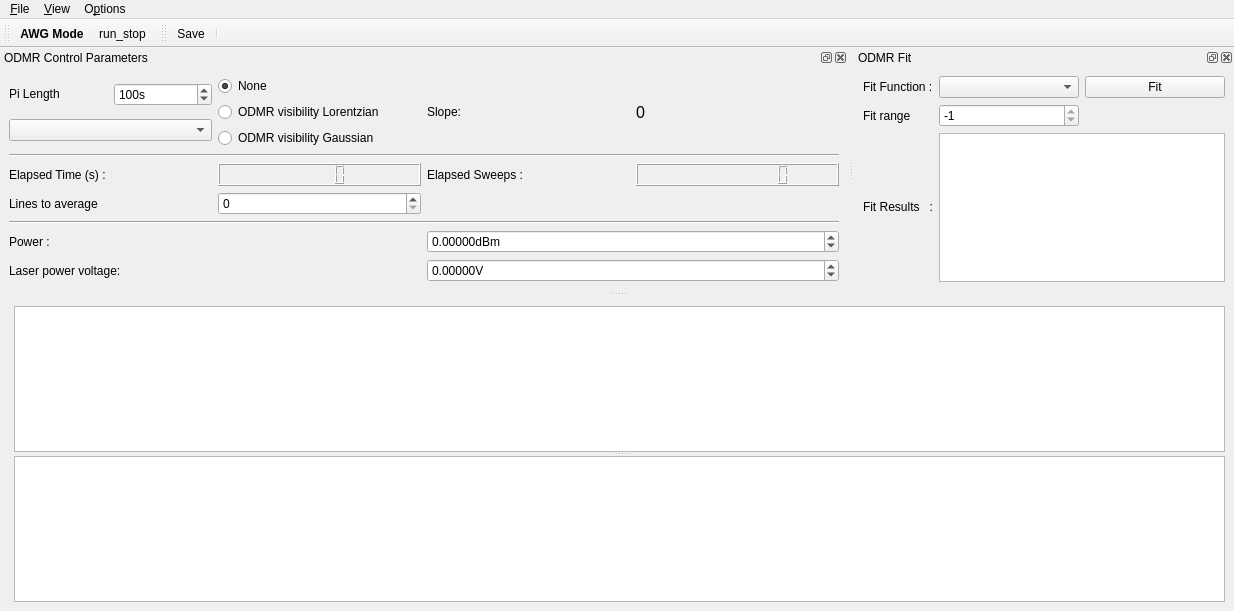
<?xml version="1.0" encoding="UTF-8"?>
<ui version="4.0">
 <class>MainWindow</class>
 <widget class="QMainWindow" name="MainWindow">
  <property name="geometry">
   <rect>
    <x>0</x>
    <y>0</y>
    <width>1234</width>
    <height>611</height>
   </rect>
  </property>
  <property name="contextMenuPolicy">
   <enum>Qt::DefaultContextMenu</enum>
  </property>
  <property name="windowTitle">
   <string>qudi: Pulsed ODMR</string>
  </property>
  <widget class="QWidget" name="centralwidget">
   <layout class="QGridLayout" name="gridLayout_3">
    <item row="0" column="0">
     <spacer name="horizontalSpacer">
      <property name="orientation">
       <enum>Qt::Horizontal</enum>
      </property>
      <property name="sizeHint" stdset="0">
       <size>
        <width>5</width>
        <height>20</height>
       </size>
      </property>
     </spacer>
    </item>
    <item row="0" column="1">
     <widget class="QSplitter" name="splitter">
      <property name="sizePolicy">
       <sizepolicy hsizetype="Preferred" vsizetype="Expanding">
        <horstretch>1</horstretch>
        <verstretch>0</verstretch>
       </sizepolicy>
      </property>
      <property name="orientation">
       <enum>Qt::Vertical</enum>
      </property>
      <widget class="PlotWidget" name="odmr_PlotWidget">
       <property name="sizePolicy">
        <sizepolicy hsizetype="Expanding" vsizetype="Expanding">
         <horstretch>1</horstretch>
         <verstretch>1</verstretch>
        </sizepolicy>
       </property>
      </widget>
      <widget class="PlotWidget" name="odmr_matrix_PlotWidget">
       <property name="sizePolicy">
        <sizepolicy hsizetype="Expanding" vsizetype="Expanding">
         <horstretch>1</horstretch>
         <verstretch>1</verstretch>
        </sizepolicy>
       </property>
      </widget>
     </widget>
    </item>
   </layout>
  </widget>
  <widget class="QMenuBar" name="menubar">
   <property name="geometry">
    <rect>
     <x>0</x>
     <y>0</y>
     <width>1234</width>
     <height>21</height>
    </rect>
   </property>
   <widget class="QMenu" name="menu_File">
    <property name="title">
     <string>&amp;File</string>
    </property>
    <addaction name="action_Save"/>
    <addaction name="action_Close"/>
   </widget>
   <widget class="QMenu" name="menu_Options">
    <property name="title">
     <string>O&amp;ptions</string>
    </property>
    <addaction name="action_FitSettings"/>
   </widget>
   <widget class="QMenu" name="menu_View">
    <property name="title">
     <string>&amp;View</string>
    </property>
    <addaction name="action_RestoreDefault"/>
   </widget>
   <addaction name="menu_File"/>
   <addaction name="menu_View"/>
   <addaction name="menu_Options"/>
  </widget>
  <widget class="QToolBar" name="toolBar">
   <property name="windowTitle">
    <string>toolBar</string>
   </property>
   <attribute name="toolBarArea">
    <enum>TopToolBarArea</enum>
   </attribute>
   <attribute name="toolBarBreak">
    <bool>false</bool>
   </attribute>
   <addaction name="actionAWG_Mode"/>
   <addaction name="action_run_stop"/>
  </widget>
  <widget class="QDockWidget" name="odmr_control_DockWidget">
   <property name="enabled">
    <bool>true</bool>
   </property>
   <property name="sizePolicy">
    <sizepolicy hsizetype="MinimumExpanding" vsizetype="Fixed">
     <horstretch>0</horstretch>
     <verstretch>0</verstretch>
    </sizepolicy>
   </property>
   <property name="minimumSize">
    <size>
     <width>562</width>
     <height>236</height>
    </size>
   </property>
   <property name="baseSize">
    <size>
     <width>0</width>
     <height>20</height>
    </size>
   </property>
   <property name="toolTip">
    <string/>
   </property>
   <property name="windowTitle">
    <string>ODMR Control Parameters</string>
   </property>
   <attribute name="dockWidgetArea">
    <number>4</number>
   </attribute>
   <widget class="QWidget" name="dockWidgetContents_3">
    <property name="sizePolicy">
     <sizepolicy hsizetype="Minimum" vsizetype="Minimum">
      <horstretch>0</horstretch>
      <verstretch>0</verstretch>
     </sizepolicy>
    </property>
    <layout class="QGridLayout" name="gridLayout">
     <item row="0" column="0">
      <layout class="QHBoxLayout" name="horizontalLayout_2">
       <item>
        <layout class="QVBoxLayout" name="verticalLayout_2">
         <item>
          <layout class="QHBoxLayout" name="horizontalLayout">
           <item>
            <widget class="QLabel" name="label">
             <property name="sizePolicy">
              <sizepolicy hsizetype="Minimum" vsizetype="Fixed">
               <horstretch>0</horstretch>
               <verstretch>0</verstretch>
              </sizepolicy>
             </property>
             <property name="text">
              <string>Pi Length</string>
             </property>
            </widget>
           </item>
           <item>
            <widget class="ScienDSpinBox" name="pi_half_DoubleSpinBox">
             <property name="sizePolicy">
              <sizepolicy hsizetype="Minimum" vsizetype="Fixed">
               <horstretch>0</horstretch>
               <verstretch>0</verstretch>
              </sizepolicy>
             </property>
             <property name="suffix">
              <string>s</string>
             </property>
             <property name="decimals">
              <number>0</number>
             </property>
             <property name="maximum">
              <double>1000000000.000000000000000</double>
             </property>
             <property name="singleStep">
              <double>1.000000000000000</double>
             </property>
             <property name="value">
              <double>100.000000000000000</double>
             </property>
            </widget>
           </item>
          </layout>
         </item>
         <item>
          <widget class="QComboBox" name="odmr_channel_ComboBox"/>
         </item>
        </layout>
       </item>
       <item>
        <layout class="QVBoxLayout" name="verticalLayout">
         <item>
          <widget class="QRadioButton" name="odmr_derivative_none_radioButton">
           <property name="toolTip">
            <string>&lt;html&gt;&lt;head/&gt;&lt;body&gt;&lt;p&gt;Plots the calculated visibility.&lt;/p&gt;&lt;/body&gt;&lt;/html&gt;</string>
           </property>
           <property name="text">
            <string>None</string>
           </property>
           <property name="checkable">
            <bool>true</bool>
           </property>
           <property name="checked">
            <bool>true</bool>
           </property>
           <property name="autoExclusive">
            <bool>true</bool>
           </property>
          </widget>
         </item>
         <item>
          <widget class="QRadioButton" name="odmr_derivative_lorentzian_radioButton">
           <property name="toolTip">
            <string>&lt;html&gt;&lt;head/&gt;&lt;body&gt;&lt;p&gt;Plots the calculated visibility.&lt;/p&gt;&lt;/body&gt;&lt;/html&gt;</string>
           </property>
           <property name="text">
            <string>ODMR visibility Lorentzian</string>
           </property>
           <property name="checkable">
            <bool>true</bool>
           </property>
           <property name="autoExclusive">
            <bool>true</bool>
           </property>
          </widget>
         </item>
         <item>
          <widget class="QRadioButton" name="odmr_derivative_gaussian_radioButton">
           <property name="toolTip">
            <string>&lt;html&gt;&lt;head/&gt;&lt;body&gt;&lt;p&gt;Plots the calculated visibility.&lt;/p&gt;&lt;/body&gt;&lt;/html&gt;</string>
           </property>
           <property name="text">
            <string>ODMR visibility Gaussian</string>
           </property>
           <property name="checkable">
            <bool>true</bool>
           </property>
           <property name="autoExclusive">
            <bool>true</bool>
           </property>
          </widget>
         </item>
        </layout>
       </item>
       <item>
        <widget class="QLabel" name="label_3">
         <property name="toolTip">
          <string>&lt;html&gt;&lt;head/&gt;&lt;body&gt;&lt;p&gt;&lt;br/&gt;&lt;/p&gt;&lt;/body&gt;&lt;/html&gt;</string>
         </property>
         <property name="text">
          <string>Slope:</string>
         </property>
        </widget>
       </item>
       <item>
        <widget class="QLabel" name="slope_label">
         <property name="font">
          <font>
           <family>MS Shell Dlg 2</family>
           <pointsize>12</pointsize>
           <weight>50</weight>
           <bold>false</bold>
          </font>
         </property>
         <property name="toolTip">
          <string>&lt;html&gt;&lt;head/&gt;&lt;body&gt;&lt;p&gt;&lt;span style=&quot; vertical-align:sub;&quot;&gt;Slope at the point chosen by the line on the visibility graph.&lt;/span&gt;&lt;/p&gt;&lt;/body&gt;&lt;/html&gt;</string>
         </property>
         <property name="text">
          <string>0</string>
         </property>
        </widget>
       </item>
      </layout>
     </item>
     <item row="1" column="0">
      <widget class="Line" name="line_2">
       <property name="minimumSize">
        <size>
         <width>0</width>
         <height>0</height>
        </size>
       </property>
       <property name="lineWidth">
        <number>1</number>
       </property>
       <property name="midLineWidth">
        <number>0</number>
       </property>
       <property name="orientation">
        <enum>Qt::Horizontal</enum>
       </property>
      </widget>
     </item>
     <item row="2" column="0">
      <layout class="QGridLayout" name="gridLayout_4">
       <item row="0" column="0">
        <widget class="QLabel" name="label_8">
         <property name="sizePolicy">
          <sizepolicy hsizetype="Minimum" vsizetype="Minimum">
           <horstretch>0</horstretch>
           <verstretch>0</verstretch>
          </sizepolicy>
         </property>
         <property name="text">
          <string>Elapsed Time (s) :</string>
         </property>
        </widget>
       </item>
       <item row="0" column="1">
        <widget class="QLCDNumber" name="elapsed_time_DisplayWidget">
         <property name="sizePolicy">
          <sizepolicy hsizetype="Minimum" vsizetype="Minimum">
           <horstretch>0</horstretch>
           <verstretch>0</verstretch>
          </sizepolicy>
         </property>
        </widget>
       </item>
       <item row="0" column="2">
        <widget class="QLabel" name="label_10">
         <property name="sizePolicy">
          <sizepolicy hsizetype="Minimum" vsizetype="Minimum">
           <horstretch>0</horstretch>
           <verstretch>0</verstretch>
          </sizepolicy>
         </property>
         <property name="text">
          <string>Elapsed Sweeps :</string>
         </property>
        </widget>
       </item>
       <item row="0" column="3">
        <widget class="QLCDNumber" name="elapsed_sweeps_DisplayWidget">
         <property name="digitCount">
          <number>10</number>
         </property>
        </widget>
       </item>
       <item row="1" column="0">
        <widget class="QLabel" name="average_label">
         <property name="text">
          <string>Lines to average</string>
         </property>
        </widget>
       </item>
       <item row="1" column="1">
        <widget class="QSpinBox" name="average_level_SpinBox">
         <property name="toolTip">
          <string>&lt;html&gt;&lt;head/&gt;&lt;body&gt;&lt;p&gt;Number of repetition of measurement to be done. '0' in AWG mode is measure until stopped.&lt;/p&gt;&lt;/body&gt;&lt;/html&gt;</string>
         </property>
         <property name="minimum">
          <number>0</number>
         </property>
         <property name="maximum">
          <number>100000000</number>
         </property>
         <property name="singleStep">
          <number>1</number>
         </property>
         <property name="value">
          <number>0</number>
         </property>
        </widget>
       </item>
      </layout>
     </item>
     <item row="3" column="0">
      <widget class="Line" name="line">
       <property name="orientation">
        <enum>Qt::Horizontal</enum>
       </property>
      </widget>
     </item>
     <item row="4" column="0">
      <layout class="QGridLayout" name="gridLayout_5">
       <item row="0" column="0">
        <widget class="QLabel" name="label_2">
         <property name="sizePolicy">
          <sizepolicy hsizetype="Minimum" vsizetype="Minimum">
           <horstretch>0</horstretch>
           <verstretch>0</verstretch>
          </sizepolicy>
         </property>
         <property name="text">
          <string>Power :</string>
         </property>
        </widget>
       </item>
       <item row="0" column="1">
        <widget class="ScienDSpinBox" name="sweep_power_DoubleSpinBox">
         <property name="sizePolicy">
          <sizepolicy hsizetype="Minimum" vsizetype="Fixed">
           <horstretch>0</horstretch>
           <verstretch>0</verstretch>
          </sizepolicy>
         </property>
         <property name="suffix">
          <string>dBm</string>
         </property>
         <property name="decimals">
          <number>5</number>
         </property>
         <property name="minimum">
          <double>-1000.000000000000000</double>
         </property>
         <property name="maximum">
          <double>100.000000000000000</double>
         </property>
        </widget>
       </item>
       <item row="1" column="0">
        <widget class="QLabel" name="label_4">
         <property name="sizePolicy">
          <sizepolicy hsizetype="Minimum" vsizetype="Minimum">
           <horstretch>0</horstretch>
           <verstretch>0</verstretch>
          </sizepolicy>
         </property>
         <property name="text">
          <string>Laser power voltage:</string>
         </property>
        </widget>
       </item>
       <item row="1" column="1">
        <widget class="ScienDSpinBox" name="laser_power_voltage_DoubleSpinBox">
         <property name="sizePolicy">
          <sizepolicy hsizetype="Minimum" vsizetype="Fixed">
           <horstretch>0</horstretch>
           <verstretch>0</verstretch>
          </sizepolicy>
         </property>
         <property name="suffix">
          <string>V</string>
         </property>
         <property name="decimals">
          <number>5</number>
         </property>
         <property name="minimum">
          <double>-10.000000000000000</double>
         </property>
         <property name="maximum">
          <double>10.000000000000000</double>
         </property>
        </widget>
       </item>
      </layout>
     </item>
    </layout>
   </widget>
  </widget>
  <widget class="QDockWidget" name="odmr_fit_DockWidget">
   <property name="sizePolicy">
    <sizepolicy hsizetype="Minimum" vsizetype="Minimum">
     <horstretch>0</horstretch>
     <verstretch>0</verstretch>
    </sizepolicy>
   </property>
   <property name="baseSize">
    <size>
     <width>0</width>
     <height>20</height>
    </size>
   </property>
   <property name="windowTitle">
    <string>ODMR Fit</string>
   </property>
   <attribute name="dockWidgetArea">
    <number>4</number>
   </attribute>
   <widget class="QWidget" name="dockWidgetContents_5">
    <property name="sizePolicy">
     <sizepolicy hsizetype="Minimum" vsizetype="Minimum">
      <horstretch>0</horstretch>
      <verstretch>0</verstretch>
     </sizepolicy>
    </property>
    <layout class="QGridLayout" name="gridLayout_2">
     <item row="0" column="2">
      <widget class="QPushButton" name="do_fit_PushButton">
       <property name="sizePolicy">
        <sizepolicy hsizetype="Minimum" vsizetype="Fixed">
         <horstretch>0</horstretch>
         <verstretch>0</verstretch>
        </sizepolicy>
       </property>
       <property name="text">
        <string>Fit</string>
       </property>
      </widget>
     </item>
     <item row="0" column="1">
      <widget class="FitSettingsComboBox" name="fit_methods_ComboBox">
       <property name="sizePolicy">
        <sizepolicy hsizetype="Minimum" vsizetype="Fixed">
         <horstretch>0</horstretch>
         <verstretch>0</verstretch>
        </sizepolicy>
       </property>
      </widget>
     </item>
     <item row="2" column="1" colspan="2">
      <widget class="QTextBrowser" name="odmr_fit_results_DisplayWidget">
       <property name="sizePolicy">
        <sizepolicy hsizetype="Ignored" vsizetype="Expanding">
         <horstretch>0</horstretch>
         <verstretch>0</verstretch>
        </sizepolicy>
       </property>
       <property name="baseSize">
        <size>
         <width>0</width>
         <height>1</height>
        </size>
       </property>
       <property name="sizeAdjustPolicy">
        <enum>QAbstractScrollArea::AdjustToContents</enum>
       </property>
       <property name="tabChangesFocus">
        <bool>true</bool>
       </property>
      </widget>
     </item>
     <item row="0" column="0">
      <widget class="QLabel" name="label_9">
       <property name="sizePolicy">
        <sizepolicy hsizetype="Fixed" vsizetype="Minimum">
         <horstretch>0</horstretch>
         <verstretch>0</verstretch>
        </sizepolicy>
       </property>
       <property name="text">
        <string>Fit Function :</string>
       </property>
      </widget>
     </item>
     <item row="2" column="0">
      <widget class="QLabel" name="label_12">
       <property name="sizePolicy">
        <sizepolicy hsizetype="Fixed" vsizetype="Fixed">
         <horstretch>0</horstretch>
         <verstretch>0</verstretch>
        </sizepolicy>
       </property>
       <property name="text">
        <string>Fit Results   :</string>
       </property>
      </widget>
     </item>
     <item row="1" column="1">
      <widget class="QSpinBox" name="fit_range_SpinBox">
       <property name="maximum">
        <number>-1</number>
       </property>
      </widget>
     </item>
     <item row="1" column="0">
      <widget class="QLabel" name="fit_range_Label">
       <property name="text">
        <string>Fit range</string>
       </property>
      </widget>
     </item>
    </layout>
   </widget>
  </widget>
  <widget class="QToolBar" name="save_ToolBar">
   <property name="windowTitle">
    <string>toolBar_2</string>
   </property>
   <attribute name="toolBarArea">
    <enum>TopToolBarArea</enum>
   </attribute>
   <attribute name="toolBarBreak">
    <bool>false</bool>
   </attribute>
   <addaction name="action_Save"/>
   <addaction name="separator"/>
  </widget>
  <action name="action_Settings">
   <property name="icon">
    <iconset>
     <normaloff>../../artwork/icons/oxygen/22x22/configure.png</normaloff>../../artwork/icons/oxygen/22x22/configure.png</iconset>
   </property>
   <property name="text">
    <string>&amp;Settings</string>
   </property>
  </action>
  <action name="action_Save">
   <property name="icon">
    <iconset>
     <normaloff>../../artwork/icons/oxygen/22x22/document-save.png</normaloff>../../artwork/icons/oxygen/22x22/document-save.png</iconset>
   </property>
   <property name="text">
    <string>&amp;Save</string>
   </property>
   <property name="toolTip">
    <string>Save odmr data</string>
   </property>
  </action>
  <action name="action_Close">
   <property name="icon">
    <iconset>
     <normaloff>../../artwork/icons/oxygen/22x22/application-exit.png</normaloff>../../artwork/icons/oxygen/22x22/application-exit.png</iconset>
   </property>
   <property name="text">
    <string>&amp;Close</string>
   </property>
  </action>
  <action name="action_run_stop">
   <property name="checkable">
    <bool>true</bool>
   </property>
   <property name="icon">
    <iconset>
     <normaloff>../../artwork/icons/qudiTheme/22x22/start-counter.png</normaloff>
     <activeon>../../artwork/icons/qudiTheme/22x22/stop-counter.png</activeon>../../artwork/icons/qudiTheme/22x22/start-counter.png</iconset>
   </property>
   <property name="text">
    <string>run_stop</string>
   </property>
  </action>
  <action name="action_resume_odmr">
   <property name="checkable">
    <bool>true</bool>
   </property>
   <property name="enabled">
    <bool>false</bool>
   </property>
   <property name="icon">
    <iconset>
     <normaloff>../../artwork/icons/qudiTheme/22x22/restart-counter.png</normaloff>
     <activeon>../../artwork/icons/qudiTheme/22x22/stop-counter.png</activeon>../../artwork/icons/qudiTheme/22x22/restart-counter.png</iconset>
   </property>
   <property name="text">
    <string>resume_odmr</string>
   </property>
   <property name="toolTip">
    <string>resume odmr measurement</string>
   </property>
  </action>
  <action name="action_RestoreDefault">
   <property name="text">
    <string>Restore &amp;default</string>
   </property>
  </action>
  <action name="action_FitSettings">
   <property name="text">
    <string>Fit settings</string>
   </property>
  </action>
  <action name="action_toggle_cw">
   <property name="checkable">
    <bool>true</bool>
   </property>
   <property name="icon">
    <iconset>
     <normaloff>../../artwork/icons/oxygen/22x22/media-playback-start.png</normaloff>
     <normalon>../../artwork/icons/oxygen/22x22/media-playback-stop.png</normalon>
     <activeon>../../artwork/icons/oxygen/22x22/media-playback-stop.png</activeon>../../artwork/icons/oxygen/22x22/media-playback-start.png</iconset>
   </property>
   <property name="text">
    <string>toggle_cw</string>
   </property>
   <property name="toolTip">
    <string>toggle microwave CW output</string>
   </property>
  </action>
  <action name="actionAWG_Mode">
   <property name="checkable">
    <bool>true</bool>
   </property>
   <property name="text">
    <string>AWG Mode</string>
   </property>
   <property name="toolTip">
    <string>AWG Mode. Allows measurement using preloaded sequence on AWG. Non-AWG mode requires passthrough of MW CW (afmlogic.run_IQ_...)</string>
   </property>
   <property name="font">
    <font>
     <weight>75</weight>
     <bold>true</bold>
    </font>
   </property>
  </action>
 </widget>
 <customwidgets>
  <customwidget>
   <class>ScienDSpinBox</class>
   <extends>QDoubleSpinBox</extends>
   <header>qtwidgets.scientific_spinbox.h</header>
  </customwidget>
  <customwidget>
   <class>PlotWidget</class>
   <extends>QGraphicsView</extends>
   <header>pyqtgraph</header>
  </customwidget>
  <customwidget>
   <class>FitSettingsComboBox</class>
   <extends>QComboBox</extends>
   <header>gui/fitsettings</header>
  </customwidget>
 </customwidgets>
 <tabstops>
  <tabstop>odmr_PlotWidget</tabstop>
  <tabstop>odmr_matrix_PlotWidget</tabstop>
 </tabstops>
 <resources/>
 <connections>
  <connection>
   <sender>action_Close</sender>
   <signal>triggered()</signal>
   <receiver>MainWindow</receiver>
   <slot>close()</slot>
   <hints>
    <hint type="sourcelabel">
     <x>-1</x>
     <y>-1</y>
    </hint>
    <hint type="destinationlabel">
     <x>531</x>
     <y>347</y>
    </hint>
   </hints>
  </connection>
 </connections>
</ui>
